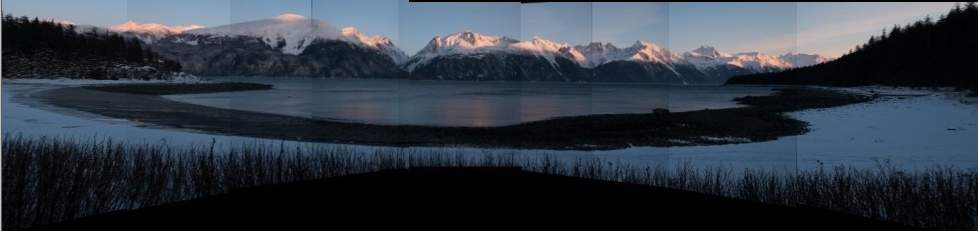
#> input picture Assignment3/before blending.png, 978 x 231 px
$ python q4.py
#> lines starting #> are read from the running program, lines starting #| are printed output that depends on the picture
import numpy as np
import imutils
import cv2
import matplotlib
matplotlib.use('TkAgg')
from matplotlib import pyplot as plt

class Stitcher:
    def __init__(self):
        # determine if we are using OpenCV v3.X
        self.isv3 = imutils.is_cv3()


    # [60 lines left out: functions stitch, detectAndDescribe, matchKeypoints, stich, not called in this run]

if __name__ == "__main__":
    # # image_4_5 = stich("landscape_4.jpg", "landscape_5.jpg")
    # # image_5_6 = stich("landscape_5.jpg", "landscape_6.jpg")
    # # # image_6_7 = stich("landscape_6.jpg", "landscape_7.jpg")
    # # # image_3_4 = stich("landscape_3.jpg", "landscape_4.jpg")
    # # image_4_5_6 = stich(image_4_5, image_5_6)
    # # img_4_5 = cv2.imread(image_4_5)
    # # # plt.imshow(img_4_5), plt.show()
    # # y_cutoff_4_5 = img_4_5.shape[0]
    # # # cutoff x=117
    # # new_img_4_5 = np.zeros((533, img_4_5.shape[1] - 125, 3))
    # # new_img_4_5[:, :, :] = img_4_5[:, 125:, :]
    # # new_img_4_5 = np.fliplr(new_img_4_5)
    # # # plt.imshow(new_img_4_5), plt.show()
    # # cv2.imwrite("4-5.jpg", new_img_4_5)
    # # order
    #
    # image_5_6 = stich("landscape_5.jpg", "landscape_6.jpg", flip=None)
    # img_5_6 = cv2.imread(image_5_6)
    # # plt.imshow(img_5_6), plt.show()
    # # cutoff2 = 570
    # new_img_5_6 = np.zeros((533, 630, 3))
    # new_img_5_6[:, :, :] = img_5_6[:, :630, :]
    # #plt.imshow(new_img_4_5_6), plt.show()
    # cv2.imwrite("56.jpg", new_img_5_6)
    #
    # image_5_6_7 = stich("56.jpg", "landscape_7.jpg", flip=None)
    # img_5_6_7 = cv2.imread(image_5_6_7)
    # #plt.imshow(img_4_5_6_7), plt.show()
    #
    # # cutoff = 560
    # new_img_5_6_7 = np.zeros((533, 558, 3))
    # new_img_5_6_7[:, :, :] = img_5_6_7[:, :558, :]
    # # plt.imshow(new_img_4_5_6), plt.show()
    # cv2.imwrite("567.jpg", new_img_5_6_7)
    #
    # # image_8_9 = stich("landscape_8.jpg", "landscape_9.jpg", flip=None)
    # image_5_6_7_8 = stich("567.jpg", "landscape_8.jpg", flip=None)
    # img_5_6_7_8 = cv2.imread(image_5_6_7_8)
    # # plt.imshow(img_5_6_7_8), plt.show()
    # # cutoff = 591
    # new_img_5_6_7_8 = np.zeros((533, 588, 3))
    # new_img_5_6_7_8[:, :, :] = img_5_6_7_8[:, :588, :]
    # #plt.imshow(new_img_4_5_6_7_8), plt.show()
    # cv2.imwrite("5678.jpg", new_img_5_6_7_8)
    #
    # image_5_6_7_8_9 = stich("5678.jpg", "landscape_9.jpg", flip=None)
    # img_5_6_7_8_9 = cv2.imread(image_5_6_7_8_9)
    # #plt.imshow(img_4_5_6_7_8_9), plt.show()
    # # no need to remove
    # cv2.imwrite("56789.jpg", img_5_6_7_8_9)
    #
    #
    #
    # image_5_4 = stich("landscape_5.jpg", "landscape_4.jpg", flip=np.fliplr, order=True)
    # img_5_4 = cv2.imread(image_5_4)
    # #plt.imshow(img_5_4), plt.show()
    # # cutoff = 128
    # y_cutoff_34 = img_5_4.shape[1]
    # new_img_5_4 = np.zeros((533, y_cutoff_34 - 130, 3))
    # new_img_5_4[:, :, :] = img_5_4[:, 130:, :]
    # #plt.imshow(new_img_5_4), plt.show()
    #
    # cv2.imwrite("54.jpg", new_img_5_4)
    # # reverse order to stich 1-4
    # image_3_4 = stich("54.jpg", "landscape_3.jpg", flip=np.fliplr, order=True)
    # img_3_4 = cv2.imread(image_3_4)
    # #plt.imshow(img_3_4), plt.show()
    # # cutoff = 239
    # y_cutoff_34 = img_3_4.shape[1]
    # new_img_3_4 = np.zeros((533, y_cutoff_34 - 249, 3))
    # new_img_3_4[:, :, :] = img_3_4[:, 249:, :]
    # # plt.imshow(new_img_3_4), plt.show()
    # cv2.imwrite("345.jpg", new_img_3_4)
    #
    # # imgA = cv2.imread("34.jpg")
    # # imgB = cv2.imread("456789.jpg")
    # # cv2.imwrite("456789.jpg", imgB)
    # # image___ = stich("34.jpg", "456789.jpg", flip=None, order=False)
    # image_2_3_4 = stich("345.jpg", "landscape_2.jpg", flip=np.fliplr, order=True)
    # img_2_3_4 = cv2.imread(image_2_3_4)
    # #plt.imshow(img_2_3_4), plt.show()
    # #cutoff = 238
    # y_cutoff_234 = img_2_3_4.shape[1]
    # new_img_2_3_4 = np.zeros((533, y_cutoff_34 - 261, 3))
    # new_img_2_3_4[:, :, :] = img_2_3_4[:, 261:, :]
    # #plt.imshow(new_img_2_3_4), plt.show()
    # cv2.imwrite("2345.jpg", new_img_2_3_4)
    #
    # image_1_2_3_4 = stich("2345.jpg", "landscape_1.jpg", flip=np.fliplr, order=True)
    # img_1_2_3_4 = cv2.imread(image_1_2_3_4)
    # #plt.imshow(img_1_2_3_4), plt.show()
    # # cutoff = 265
    # y_cutoff_1234 = img_1_2_3_4.shape[1]
    # new_img_1_2_3_4 = np.zeros((533, y_cutoff_34 - 275, 3))
    # new_img_1_2_3_4[:, :, :] = img_1_2_3_4[:, 275:, :]
    # #plt.imshow(new_img_1_2_3_4), plt.show()
    # cv2.imwrite("12345.jpg", new_img_1_2_3_4)
    #
    #
    #
    # # image___ = stich("12345.jpg", "56789.jpg", flip=None, order=False)
    # imga = cv2.imread("12345.jpg")
    # imgb = cv2.imread("56789.jpg")
    # # plt.imshow(imga), plt.show()
    # # plt.imshow(imgb), plt.show()
    #
    # # cv2.imwrite("123456789.jpg", img)
    # # 407 ---> cut
    # # 12  <--- cut
    # img_left = np.zeros((imga.shape[0]+4, 407, 3))
    # img_right = np.zeros((imgb.shape[0]+4, imgb.shape[1]-12, 3))
    #
    # img_left[:imga.shape[0], :, :] = imga[:, :407, :]
    # img_right[4:, :, :] = imgb[:, 12:, :]
    # new_img = np.concatenate((img_left, img_right), axis=1)
    # cv2.imwrite("123456789.jpg", new_img)

    # -------- blending method --------
    img = cv2.imread("before blending.png")
#> img is the input picture: shape (231, 978, 3); mean B, G, R 68.4, 57.5, 49
    plt.imshow(img), plt.show()
    # [9 lines of commented-out code are left out]
    img1 = cv2.imread("landscape_1.jpg")
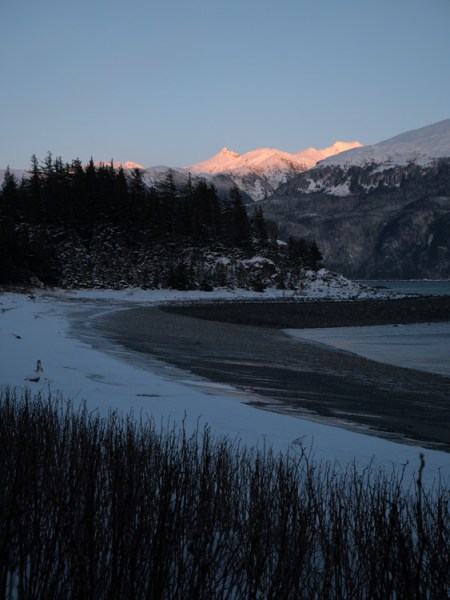
#> input picture Assignment3/landscape_1.jpg, 450 x 600 px
#> img1 is the input picture: shape (600, 450, 3); mean B, G, R 87, 73.3, 61.5
    img2 = cv2.imread("landscape_2.jpg")
    img3 = cv2.imread("landscape_3.jpg")
    img4 = cv2.imread("landscape_4.jpg")
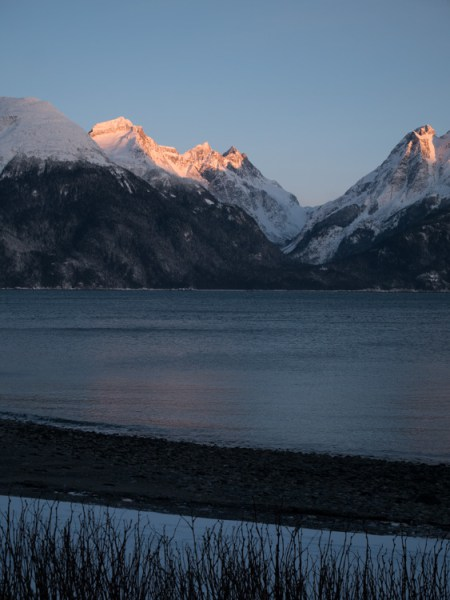
#> input picture Assignment3/landscape_4.jpg, 450 x 600 px
#> img4 is the input picture: shape (600, 450, 3); mean B, G, R 95.4, 79.5, 65.2
    img5 = cv2.imread("landscape_5.jpg")
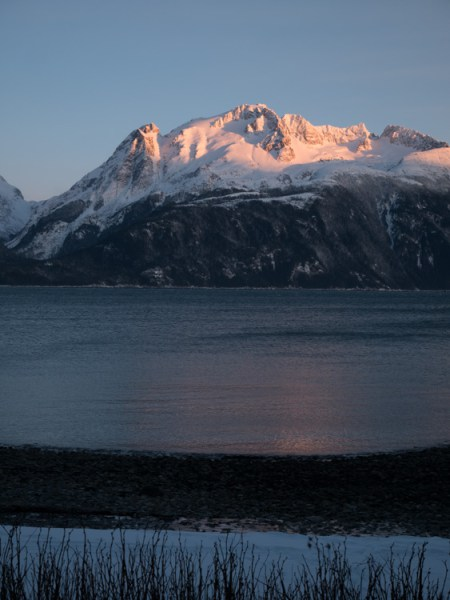
#> input picture Assignment3/landscape_5.jpg, 450 x 600 px
#> img5 is the input picture: shape (600, 450, 3); mean B, G, R 93.8, 78.8, 67.1
    img6 = cv2.imread("landscape_6.jpg")
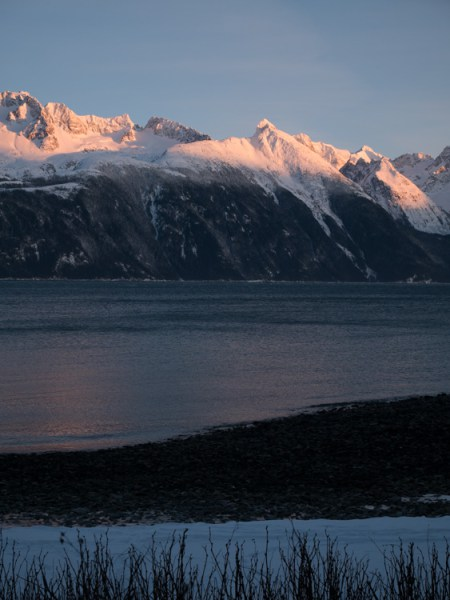
#> input picture Assignment3/landscape_6.jpg, 450 x 600 px
#> img6 is the input picture: shape (600, 450, 3); mean B, G, R 88.3, 75, 66.4
    img7 = cv2.imread("landscape_7.jpg")
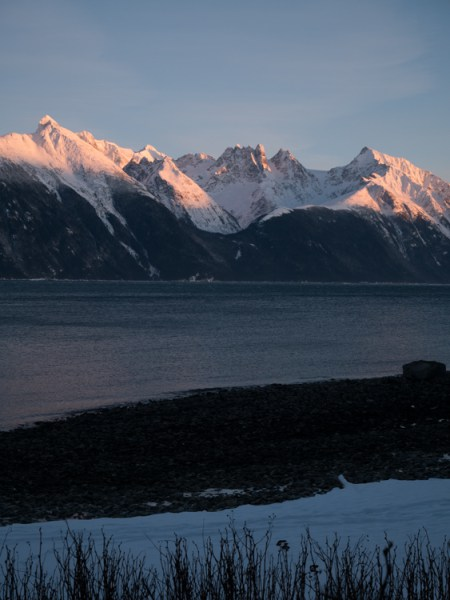
#> input picture Assignment3/landscape_7.jpg, 450 x 600 px
#> img7 is the input picture: shape (600, 450, 3); mean B, G, R 89.7, 75.9, 65.8
    img8 = cv2.imread("landscape_8.jpg")
